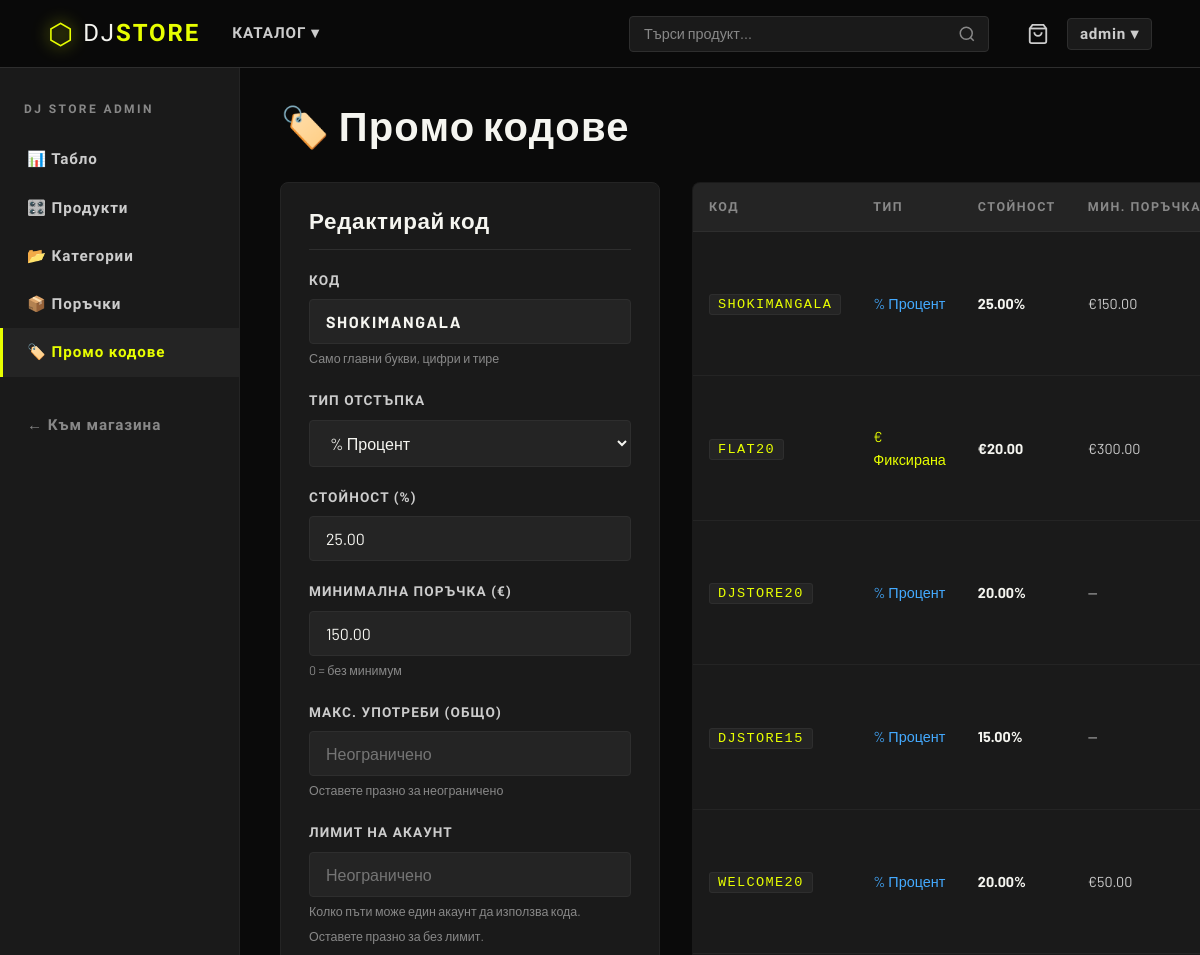
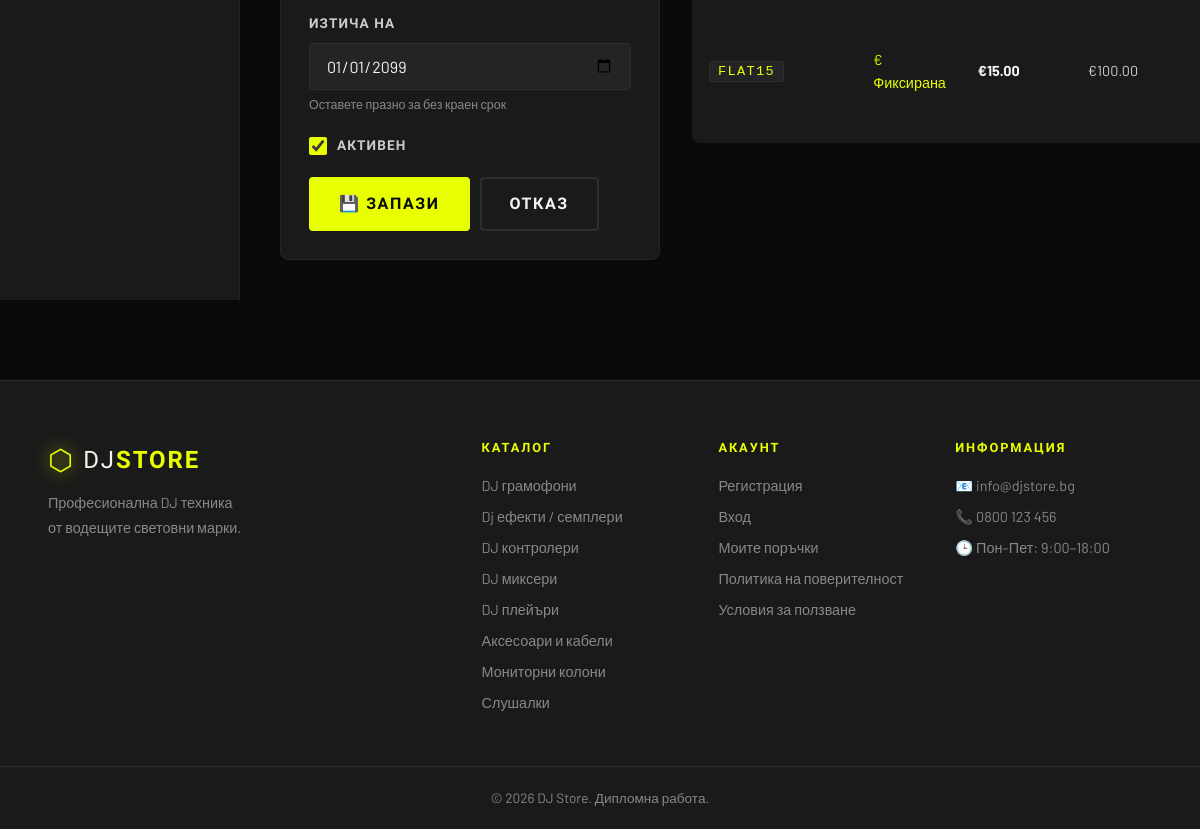
The page /admin/promo_codes.php?edit=7 (signed in) on the database its author committed (2 pictures, top to bottom).
### tables this page shows
CREATE TABLE `promo_codes` (
  `id` int(11) NOT NULL,
  `code` varchar(50) NOT NULL,
  `type` enum('percent','fixed') NOT NULL DEFAULT 'percent',
  `value` decimal(10,2) NOT NULL,
  `min_order` decimal(10,2) NOT NULL DEFAULT 0.00,
  `max_uses` int(11) DEFAULT NULL,
  `per_user_limit` int(11) DEFAULT NULL,
  `used_count` int(11) NOT NULL DEFAULT 0,
  `is_active` tinyint(1) NOT NULL DEFAULT 1,
  `expires_at` date DEFAULT NULL,
  `created_at` timestamp NOT NULL DEFAULT current_timestamp()
);

CREATE TABLE `categories` (
  `id` int(11) NOT NULL,
  `name` varchar(100) NOT NULL,
  `icon` varchar(10) DEFAULT '?️',
  `slug` varchar(100) NOT NULL,
  `description` text DEFAULT NULL,
  `created_at` timestamp NOT NULL DEFAULT current_timestamp()
);

### includes/functions.php (called while the page is built, shortened)
<?php
function e(string $str): string {
    return htmlspecialchars($str, ENT_QUOTES, 'UTF-8');
}
function formatPrice(float $price): string {
    return '€' . number_format($price, 2, '.', ' ');
}
function getAllCategories(): array {
    $db     = getDB();
    $result = $db->query("SELECT * FROM categories ORDER BY name ASC");
    return $result->fetch_all(MYSQLI_ASSOC);
}
function getPromoById(int $id): ?array {
    $db   = getDB();
    $stmt = $db->prepare("SELECT * FROM promo_codes WHERE id = ?");
    $stmt->bind_param('i', $id);
    $stmt->execute();
    $row = $stmt->get_result()->fetch_assoc();
    return $row ?: null;
}
function getAllPromoCodes(): array {
    $db = getDB();
    return $db->query(
        "SELECT * FROM promo_codes ORDER BY created_at DESC"
    )->fetch_all(MYSQLI_ASSOC);
}
?>

### admin/promo_codes.php (the view, shortened to what this page needs)
<?php
$root = dirname(__DIR__);
require_once $root . '/includes/functions.php';
$editPromo = null;
if (isset($_GET['edit'])) {
    $editPromo = getPromoById((int)$_GET['edit']);
}
$promoCodes = getAllPromoCodes();
?>
<!DOCTYPE html>
<html lang="bg">
<head>
    <link rel="stylesheet" href="<?= SITE_URL ?>/assets/css/style.css">
</head>
<body>
<?php include $root . '/includes/header.php'; ?>
<div class="admin-layout">
    <?php include 'includes/admin_sidebar.php'; ?>
    <main class="admin-content">
        <h1 class="admin-title">🏷️ Промо кодове</h1>
        <div style="display:grid;grid-template-columns:380px 1fr;gap:32px;align-items:start;">
            <div style="background:var(--dark-2);border:1px solid var(--dark-3);
                        border-radius:var(--radius-lg);padding:28px;
                        position:sticky;top:calc(var(--header-h) + 16px);">
                <h2 style="font-size:1.4rem;color:var(--white);margin-bottom:20px;
                           padding-bottom:14px;border-bottom:1px solid var(--dark-4);">
                    <?= $editPromo ? 'Редактирай код' : 'Нов промо код' ?>
                </h2>
                <form method="POST">
                    <div class="form-group">
                        <label>Код</label>
                        <input type="text"
                               name="code"
                               value="<?= e($_POST['code'] ?? $editPromo['code'] ?? '') ?>"
                               placeholder="DJSTORE10"
                               maxlength="50"
                               style="text-transform:uppercase;letter-spacing:.1em;font-weight:700;"
                               required>
                        <small style="color:var(--grey);font-size:.78rem;">
                            Само главни букви, цифри и тире
                        </small>
                    </div>
                    <div class="form-group">
                        <label>Тип отстъпка</label>
                        <select name="type" id="promoType" onchange="toggleType()">
                            <option value="percent"
                                <?= (($_POST['type'] ?? $editPromo['type'] ?? '') === 'percent') ? 'selected' : '' ?>>
                                % Процент
                            </option>
                        </select>
                    </div>
                    <div class="form-group">
                        <label id="valueLabel">Стойност (%)</label>
                        <input type="number"
                               name="value"
                               id="promoValue"
                               value="<?= e($_POST['value'] ?? $editPromo['value'] ?? '') ?>"
                               step="0.01"
                               min="0.01"
                               placeholder="10"
                               required>
                    </div>
                    <div class="form-group">
                        <label>Минимална поръчка (€)</label>
                        <input type="number"
                               name="min_order"
                               value="<?= e($_POST['min_order'] ?? $editPromo['min_order'] ?? '0') ?>"
                               step="0.01"
                               min="0"
                               placeholder="0">
                        <small style="color:var(--grey);font-size:.78rem;">
                            0 = без минимум
                        </small>
                    </div>
                    <div class="form-group">
                        <label>Макс. употреби (общо)</label>
                        <input type="number"
                               name="max_uses"
                               value="<?= e($_POST['max_uses'] ?? $editPromo['max_uses'] ?? '') ?>"
                               min="1"
                               placeholder="Неограничено">
                        <small style="color:var(--grey);font-size:.78rem;">
                            Оставете празно за неограничено
                        </small>
                    </div>
                    <div class="form-group">
                        <label>Лимит на акаунт</label>
                        <input type="number"
                               name="per_user_limit"
                               value="<?= e($_POST['per_user_limit'] ?? $editPromo['per_user_limit'] ?? '') ?>"
                               min="1"
                               placeholder="Неограничено">
                        <small style="color:var(--grey);font-size:.78rem;">
                            Колко пъти може един акаунт да използва кода. Оставете празно за без лимит.
                        </small>
                    </div>
                    <div class="form-group">
                        <label>Изтича на</label>
                        <input type="date"
                               name="expires_at"
                               value="<?= e($_POST['expires_at'] ?? $editPromo['expires_at'] ?? '') ?>"
                               min="<?= date('Y-m-d') ?>">
                        <small style="color:var(--grey);font-size:.78rem;">
                            Оставете празно за без краен срок
                        </small>
                    </div>
                    <div class="form-group">
                        <label style="display:flex;align-items:center;gap:10px;cursor:pointer;">
                            <input type="checkbox"
                                   name="is_active"
                                   value="1"
                                   <?php
                                   $isActive = $_POST['is_active'] ?? $editPromo['is_active'] ?? 1;
                                   if ($isActive) echo 'checked';
                                   ?>
                                   style="width:18px;height:18px;accent-color:var(--accent)">
                            <span>Активен</span>
                        </label>
                    </div>
                    <div style="display:flex;gap:10px;">
                        <button type="submit" class="btn btn--primary">
                            <?= $editPromo ? '💾 Запази' : '➕ Създай код' ?>
                        </button>
                        <?php if ($editPromo): ?>
                        <a href="<?= SITE_URL ?>/admin/promo_codes.php"
                           class="btn btn--ghost">Отказ</a>
                        <?php endif; ?>
                    </div>
                </form>
            </div>
            <div>
                <?php if (empty($promoCodes)): ?>
                <div class="empty-state" style="padding:40px 0;">
                    <div class="empty-state__icon">🏷️</div>
                    <h2 class="empty-state__title">Няма промо кодове</h2>
                    <p>Създай първия промо код от формата вляво.</p>
                </div>
                <?php else: ?>
                <table class="admin-table">
                    <thead>
                        <tr>
                            <th>Код</th>
                            <th>Тип</th>
                            <th>Стойност</th>
                            <th>Мин. поръчка</th>
                        </tr>
                    </thead>
                    <tbody>
                        <?php foreach ($promoCodes as $p): ?>
                        <tr>
                            <td><code><?= e($p['code']) ?></code></td>
                            <td>
                                <?php if ($p['type'] === 'percent'): ?>
                                <span class="promo-type-percent">% Процент</span>
                                <?php else: ?>
                                <span class="promo-type-fixed">€ Фиксирана</span>
                                <?php endif; ?>
                            </td>
                            <td style="color:var(--white);font-weight:700;">
                                <?php if ($p['type'] === 'percent'): ?>
                                    <?= $p['value'] ?>%
                                <?php else: ?>
                                    <?= formatPrice($p['value']) ?>
                                <?php endif; ?>
                            </td>
                            <td style="color:var(--grey-light);">
                                <?= $p['min_order'] > 0 ? formatPrice($p['min_order']) : '—' ?>
                            </td>
                        </tr>
                        <?php endforeach; ?>
                    </tbody>
                </table>
                <?php endif; ?>
            </div>
        </div>
    </main>
</div>
<?php include $root . '/includes/footer.php'; ?>
</body>
</html>

### includes/footer.php (shortened to what this page needs)
<footer class="site-footer">
    <div class="container footer__inner">
        <div class="footer__brand">
            <a href="<?= SITE_URL ?>" class="logo">
                <span class="logo__icon">⬡</span>
                <span class="logo__text">DJ<strong>STORE</strong></span>
            </a>
            <p>Професионална DJ техника<br>от водещите световни марки.</p>
        </div>
        <div class="footer__col">
            <h4>Каталог</h4>
            <?php foreach (getAllCategories() as $cat): ?>
            <a href="<?= SITE_URL ?>/pages/catalog.php?category=<?= e($cat['slug']) ?>">
                <?= e($cat['name']) ?>
            </a>
            <?php endforeach; ?>
        </div>
        <div class="footer__col">
            <h4>Акаунт</h4>
            <a href="<?= SITE_URL ?>/pages/register.php">Регистрация</a>
            <a href="<?= SITE_URL ?>/pages/login.php">Вход</a>
            <a href="<?= SITE_URL ?>/pages/orders.php">Моите поръчки</a>
            <a href="<?= SITE_URL ?>/pages/privacy.php">Политика на поверителност</a>
            <a href="<?= SITE_URL ?>/pages/terms.php">Условия за ползване</a>
        </div>
        <div class="footer__col">
            <h4>Информация</h4>
            <p>📧 info@djstore.bg</p>
            <p>📞 0800 123 456</p>
            <p>🕒 Пон–Пет: 9:00–18:00</p>
        </div>
    </div>
    <div class="footer__bottom">
        <div class="container">
            <p>© <?= date('Y') ?> DJ Store. Дипломна работа.</p>
        </div>
    </div>
</footer>

### assets/css/style.css (style rules this page uses)
:root { --black: #0a0a0a; --dark: #111111; --dark-2: #1a1a1a; --dark-3: #242424; --dark-4: #2e2e2e; --accent: #e8ff00; --accent-dim: #b8cc00; --accent-glow:rgba(232,255,0,.18); --white: #f5f5f0; --grey: #888888; --grey-light: #cccccc; --danger: #ff4444; --success: #00cc66; --warning: #ffaa00; --font-display: 'Bebas Neue', sans-serif; --font-condensed:'Barlow Condensed', sans-serif; --font-body: 'Barlow', sans-serif; --radius: 4px; --radius-lg:8px; --shadow: 0 4px 24px rgba(0,0,0,.6); --shadow-accent: 0 0 24px rgba(232,255,0,.25); --header-h: 68px; --container:1280px; --transition:.22s ease; }
*, *::before, *::after { box-sizing:border-box; margin:0; padding:0; }
html { scroll-behavior:smooth; font-size:16px; }
body { background:var(--black); color:var(--white); font-family:var(--font-body); font-weight:400; line-height:1.6; min-height:100vh; }
a { color:inherit; text-decoration:none; }
button { cursor:pointer; border:none; background:none; font-family:inherit; }
input, select, textarea { font-family:var(--font-body); font-size:1rem; }
.container { max-width:var(--container); margin-inline:auto; padding-inline:clamp(16px,4vw,48px); }
h1,h2,h3,h4,h5 { font-family:var(--font-display); letter-spacing:.03em; line-height:1.05; }
.logo { display:flex; align-items:center; gap:10px; flex-shrink:0; }
.logo__icon { font-size:1.8rem; color:var(--accent); line-height:1; filter:drop-shadow(0 0 8px var(--accent)); }
.logo__text { font-family:var(--font-condensed); font-size:1.5rem; font-weight:400; letter-spacing:.08em; color:var(--white); }
.logo__text strong { color:var(--accent); }
.btn { display:inline-flex; align-items:center; gap:8px; padding:12px 28px; font-family:var(--font-condensed); font-size:1rem; font-weight:700; letter-spacing:.1em; text-transform:uppercase; border-radius:var(--radius); transition:all var(--transition); white-space:nowrap; cursor:pointer; border:2px solid transparent; }
.btn--primary { background:var(--accent); color:var(--black); border-color:var(--accent); }
.btn--ghost { background:transparent; color:var(--white); border-color:var(--dark-4); }
.form-group { margin-bottom:20px; }
.form-group label { display:block; font-family:var(--font-condensed); font-size:.85rem; font-weight:700; letter-spacing:.08em; text-transform:uppercase; color:var(--grey-light); margin-bottom:8px; }
.form-group input, .form-group select, .form-group textarea { width:100%; padding:12px 16px; background:var(--dark-3); border:1px solid var(--dark-4); border-radius:var(--radius); color:var(--white); font-size:1rem; transition:border-color var(--transition), box-shadow var(--transition); }
.form-group select option { background:var(--dark-3); }
.admin-layout { display:grid; grid-template-columns:240px 1fr; min-height:calc(100vh - var(--header-h)); }
.admin-content { padding:40px; overflow-x:auto; }
.admin-title { font-size:2.5rem; color:var(--white); margin-bottom:32px; display:flex; align-items:center; gap:16px; flex-wrap:wrap; }
.admin-table { width:100%; background:var(--dark-2); border:1px solid var(--dark-3); border-radius:var(--radius-lg); overflow:hidden; border-collapse:collapse; }
.admin-table th { padding:14px 16px; text-align:left; font-family:var(--font-condensed); font-size:.78rem; font-weight:700; letter-spacing:.12em; text-transform:uppercase; color:var(--grey); background:var(--dark-3); border-bottom:1px solid var(--dark-4); white-space:nowrap; }
.admin-table td { padding:12px 16px; border-bottom:1px solid var(--dark-3); font-size:.9rem; vertical-align:middle; }
.admin-table tr:last-child td { border-bottom:none; }
.site-footer { background:var(--dark-2); border-top:1px solid var(--dark-4); padding:60px 0 0; margin-top:80px; }
.footer__inner { display:grid; grid-template-columns:2fr 1fr 1fr 1fr; gap:40px; padding-bottom:48px; border-bottom:1px solid var(--dark-4); }
.footer__brand .logo { margin-bottom:12px; }
.footer__brand p { color:var(--grey); font-size:.9rem; line-height:1.7; }
.footer__col h4 { font-family:var(--font-condensed); font-size:.8rem; font-weight:700; letter-spacing:.15em; text-transform:uppercase; color:var(--accent); margin-bottom:16px; }
.footer__col a, .footer__col p { display:block; color:var(--grey); font-size:.9rem; padding:4px 0; transition:color var(--transition); }
.footer__bottom { padding:20px 0; text-align:center; color:var(--grey); font-size:.85rem; }

### rows shown on the page
promo_codes: code "SHOKIMANGALA", type "% Процент", value "25.00", min_order "150.00", expires_at "01/01/2099", is_active "☑", min_order "€150.00"
promo_codes: code "FLAT20", type "€ Фиксирана", value "€20.00", min_order "€300.00"
promo_codes: code "DJSTORE20", type "% Процент", value "20.00"
promo_codes: code "DJSTORE15", type "% Процент", value "15.00"
promo_codes: code "WELCOME20", type "% Процент", value "20.00", min_order "€50.00"
promo_codes: code "FLAT15", type "€ Фиксирана", value "€15.00", min_order "€100.00"
categories: name "DJ грамофони"
categories: name "Dj ефекти / семплери"
categories: name "DJ контролери"
categories: name "DJ миксери"
categories: name "DJ плейъри"
categories: name "Аксесоари и кабели"
categories: name "Мониторни колони"
categories: name "Слушалки"

### other values the page prints
$_SESSION['username'] "admin"
